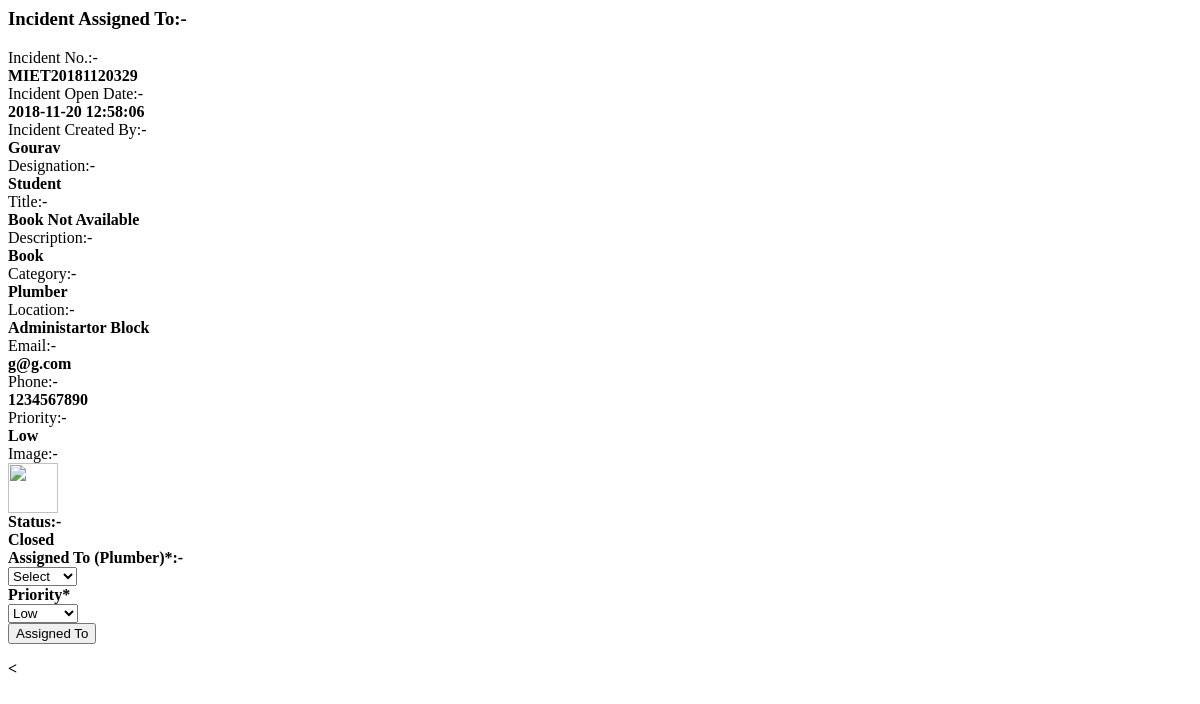
Page /update_incident.php?id=7 on the committed database.
### tables this page shows
CREATE TABLE `incident_records` (
  `id` int(11) NOT NULL,
  `incident_created_by` varchar(255) NOT NULL,
  `title` varchar(255) NOT NULL,
  `designation` varchar(255) NOT NULL,
  `email` varchar(255) NOT NULL,
  `phone` varchar(255) NOT NULL,
  `priority` varchar(255) NOT NULL,
  `status` varchar(255) NOT NULL,
  `location` varchar(255) NOT NULL,
  `category` varchar(255) NOT NULL,
  `description` varchar(255) NOT NULL,
  `incident_open_date` varchar(255) NOT NULL,
  `incident_closed_date` varchar(255) NOT NULL,
  `incident_no` varchar(255) NOT NULL,
  `userid` varchar(255) NOT NULL,
  `assigned_to` varchar(255) NOT NULL,
  `handler_id` varchar(255) NOT NULL,
  `image` varchar(255) NOT NULL
);

### update_incident.php (the view, shortened to what this page needs)
<?php
  if(isset($_REQUEST['id']))
	 $id=$_REQUEST['id'];
else
	$id="";
$fetch_query="select * from incident_records where id=$id";
$rid=mysqli_query($link,$fetch_query);
$datainfo=mysqli_fetch_array($rid);
 ?>
    <section id="main-content">
      <section class="wrapper">
        <div class="row">
          <div class="col-lg-12">
            <h3 class="page-header"><i class="fa fa-files-o"></i> Incident Assigned To:-</h3>
          </div>
        </div>
        <div class="row">
          <div class="col-lg-12">
            <section class="panel">
              <div class="panel-body">
                <div class="form">
                  <form class="form-validate form-horizontal" id="register_form" method="post" action="">
				  <div class="form-group ">
                      <div class="col-lg-10">
					  <div class="col-md-5">Incident No.:-</div><div class="col-md-5"><strong><?php echo $datainfo['incident_no'];?></strong></div>
					  <div class="col-md-5">Incident Open Date:-</div><div class="col-md-5"><strong><?php echo $datainfo['incident_open_date'];?></strong></div>
					  <div class="col-md-5">Incident Created By:-</div><div class="col-md-5"><strong><?php echo $datainfo['incident_created_by'];?></strong></div>
					  <div class="col-md-5">Designation:-</div><div class="col-md-5"><strong><?php echo $datainfo['designation'];?></strong></div>
					  <div class="col-md-5">Title:-</div><div class="col-md-5"><strong><?php echo $datainfo['title'];?></strong></div>
					  <div class="col-md-5">Description:-</div><div class="col-md-5"><strong><?php echo $datainfo['description'];?></strong></div>
					  <div class="col-md-5">Category:-</div><div class="col-md-5"><strong><?php echo $datainfo['category'];?></strong></div>
					  <div class="col-md-5">Location:-</div><div class="col-md-5"><strong><?php echo $datainfo['location'];?></strong></div>
					  <div class="col-md-5">Email:-</div><div class="col-md-5"><strong><?php echo $datainfo['email'];?></strong></div>
					  <div class="col-md-5">Phone:-</div><div class="col-md-5"><strong><?php echo $datainfo['phone'];?></strong></div>
					  <div class="col-md-5">Priority:-</div><div class="col-md-5"><strong><?php echo $datainfo['priority'];?></strong></div>
					  <div class="col-md-5">Image:-</div><div class="col-md-5"><strong><a href="javascript:void(0)"onclick="document.getElementById('light').style.display='block';document.getElementById('fade').style.display='block'"><img class="imgimg"src="upload/<?php  echo $datainfo['image']; ?>"></a> </div>
					  <div class="col-md-5">Status:-</div><div style="width:20%;"  <?php if($datainfo['status']=='Closed') { ?>class="col-md-5 btn btn-success" <?php } elseif($datainfo['status']=='Processing') { ?>class="col-md-5 btn btn-warning"
	 <?php } else { ?>   class="col-md-5 btn btn-danger"  <?php }?>><strong><?php echo $datainfo['status'];?></strong></div>
                      </div>
                    </div>
					<div class="form-group">
                    <label class="control-label col-lg-2" for="inputSuccess">Assigned To (<?php echo $datainfo['category'];?>)*:-</label>
                    <div class="col-lg-10">
                     <?php
echo "<select name='handler_id' id='handler_id' required class='form-control'    >";
echo "<option value=>Select</option>";
?>
<?php
echo "</select>"; ?>
                    </div>
                  </div>
					<div class="form-group">
                    <label class="control-label col-lg-2" for="inputSuccess">Priority*</label>
                    <div class="col-lg-10">
                      <select class="form-control m-bot15" name="priority" required >
                                              <option value="Low" <?php if($datainfo['priority']=="Low") echo 'selected="selected"';?>>Low</option>
                                          </select>
                    </div>
                  </div>
                    <div class="form-group">
                      <div class="col-lg-offset-2 col-lg-10">
                        <input class="btn btn-primary" name="submit" Value="Assigned To" type="submit">
                      </div>
                    </div>
                  </form>
                </div>
              </div>
            </section>
          </div>
        </div>
      </section>
    </section>
  <<script src="js/fullcalendar.min.js"></script>
</body>
</html>

### update_incident.php (style rules this page uses)
.imgimg { width:50px;height:50px;cursor:pointer }

### rows in the picture
incident_records: incident_no "MIET20181120329", incident_open_date "2018-11-20 12:58:06", incident_created_by "Gourav", designation "Student", title "Book Not Available", description "Book", category "Plumber", location "Administartor Block", email "g@g.com", phone "1234567890", priority "Low", status "Closed"
